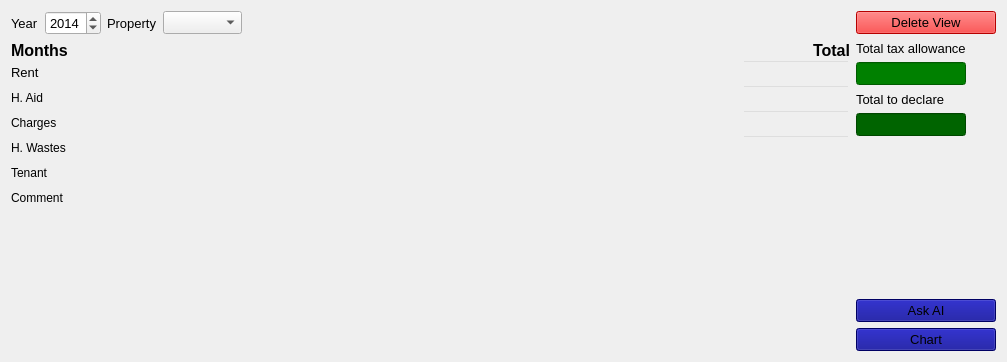
<?xml version="1.0" encoding="UTF-8"?>
<ui version="4.0">
 <class>W_Rent_View</class>
 <widget class="QWidget" name="W_Rent_View">
  <property name="geometry">
   <rect>
    <x>0</x>
    <y>0</y>
    <width>1007</width>
    <height>362</height>
   </rect>
  </property>
  <property name="sizePolicy">
   <sizepolicy hsizetype="Preferred" vsizetype="Preferred">
    <horstretch>0</horstretch>
    <verstretch>0</verstretch>
   </sizepolicy>
  </property>
  <property name="windowTitle">
   <string>Form</string>
  </property>
  <property name="autoFillBackground">
   <bool>true</bool>
  </property>
  <property name="styleSheet">
   <string notr="true"/>
  </property>
  <layout class="QGridLayout" name="gridLayout">
   <item row="7" column="5" colspan="2">
    <widget class="QPushButton" name="b_graph_mode">
     <property name="font">
      <font>
       <pointsize>10</pointsize>
      </font>
     </property>
     <property name="styleSheet">
      <string notr="true">background-color: darkblue</string>
     </property>
     <property name="text">
      <string>Chart</string>
     </property>
     <property name="icon">
      <iconset resource="../resources/icons.qrc">
       <normaloff>:/assets/report.svg</normaloff>:/assets/report.svg</iconset>
     </property>
    </widget>
   </item>
   <item row="0" column="3">
    <widget class="QComboBox" name="cb_property">
     <property name="sizePolicy">
      <sizepolicy hsizetype="Maximum" vsizetype="Fixed">
       <horstretch>0</horstretch>
       <verstretch>0</verstretch>
      </sizepolicy>
     </property>
     <property name="font">
      <font>
       <pointsize>10</pointsize>
      </font>
     </property>
    </widget>
   </item>
   <item row="2" column="6">
    <widget class="QLabel" name="label_8">
     <property name="minimumSize">
      <size>
       <width>24</width>
       <height>24</height>
      </size>
     </property>
     <property name="maximumSize">
      <size>
       <width>24</width>
       <height>24</height>
      </size>
     </property>
     <property name="text">
      <string/>
     </property>
     <property name="pixmap">
      <pixmap resource="../resources/icons.qrc">:/assets/budget.svg</pixmap>
     </property>
     <property name="scaledContents">
      <bool>true</bool>
     </property>
    </widget>
   </item>
   <item row="5" column="5">
    <spacer name="verticalSpacer">
     <property name="orientation">
      <enum>Qt::Orientation::Vertical</enum>
     </property>
     <property name="sizeHint" stdset="0">
      <size>
       <width>20</width>
       <height>40</height>
      </size>
     </property>
    </spacer>
   </item>
   <item row="4" column="6">
    <widget class="QLabel" name="label_7">
     <property name="minimumSize">
      <size>
       <width>24</width>
       <height>24</height>
      </size>
     </property>
     <property name="maximumSize">
      <size>
       <width>24</width>
       <height>24</height>
      </size>
     </property>
     <property name="text">
      <string/>
     </property>
     <property name="pixmap">
      <pixmap resource="../resources/icons.qrc">:/assets/budget.svg</pixmap>
     </property>
     <property name="scaledContents">
      <bool>true</bool>
     </property>
    </widget>
   </item>
   <item row="3" column="5">
    <widget class="QLabel" name="label_5">
     <property name="font">
      <font>
       <pointsize>10</pointsize>
      </font>
     </property>
     <property name="text">
      <string>Total to declare</string>
     </property>
    </widget>
   </item>
   <item row="0" column="5" colspan="2">
    <widget class="QPushButton" name="b_destroy">
     <property name="font">
      <font>
       <pointsize>10</pointsize>
      </font>
     </property>
     <property name="layoutDirection">
      <enum>Qt::LayoutDirection::LeftToRight</enum>
     </property>
     <property name="autoFillBackground">
      <bool>false</bool>
     </property>
     <property name="styleSheet">
      <string notr="true">background-color: red</string>
     </property>
     <property name="text">
      <string>Delete View</string>
     </property>
     <property name="icon">
      <iconset resource="../resources/icons.qrc">
       <normaloff>:/assets/vcs-removed.svg</normaloff>:/assets/vcs-removed.svg</iconset>
     </property>
    </widget>
   </item>
   <item row="4" column="5">
    <widget class="QLineEdit" name="le_declaration">
     <property name="sizePolicy">
      <sizepolicy hsizetype="Ignored" vsizetype="Fixed">
       <horstretch>0</horstretch>
       <verstretch>0</verstretch>
      </sizepolicy>
     </property>
     <property name="font">
      <font>
       <pointsize>10</pointsize>
      </font>
     </property>
     <property name="styleSheet">
      <string notr="true">background-color: darkgreen</string>
     </property>
     <property name="alignment">
      <set>Qt::AlignmentFlag::AlignRight|Qt::AlignmentFlag::AlignTrailing|Qt::AlignmentFlag::AlignVCenter</set>
     </property>
     <property name="readOnly">
      <bool>true</bool>
     </property>
    </widget>
   </item>
   <item row="0" column="1">
    <widget class="QDateTimeEdit" name="sb_year">
     <property name="sizePolicy">
      <sizepolicy hsizetype="Maximum" vsizetype="Fixed">
       <horstretch>0</horstretch>
       <verstretch>0</verstretch>
      </sizepolicy>
     </property>
     <property name="font">
      <font>
       <pointsize>10</pointsize>
      </font>
     </property>
     <property name="date">
      <date>
       <year>2014</year>
       <month>1</month>
       <day>1</day>
      </date>
     </property>
     <property name="maximumDate">
      <date>
       <year>3000</year>
       <month>1</month>
       <day>1</day>
      </date>
     </property>
     <property name="minimumDate">
      <date>
       <year>1970</year>
       <month>1</month>
       <day>1</day>
      </date>
     </property>
     <property name="currentSection">
      <enum>QDateTimeEdit::Section::YearSection</enum>
     </property>
     <property name="displayFormat">
      <string>yyyy</string>
     </property>
     <property name="calendarPopup">
      <bool>false</bool>
     </property>
    </widget>
   </item>
   <item row="2" column="5">
    <widget class="QLineEdit" name="le_abattement">
     <property name="sizePolicy">
      <sizepolicy hsizetype="Ignored" vsizetype="Fixed">
       <horstretch>0</horstretch>
       <verstretch>0</verstretch>
      </sizepolicy>
     </property>
     <property name="font">
      <font>
       <pointsize>10</pointsize>
      </font>
     </property>
     <property name="layoutDirection">
      <enum>Qt::LayoutDirection::LeftToRight</enum>
     </property>
     <property name="styleSheet">
      <string notr="true">background-color: green</string>
     </property>
     <property name="alignment">
      <set>Qt::AlignmentFlag::AlignRight|Qt::AlignmentFlag::AlignTrailing|Qt::AlignmentFlag::AlignVCenter</set>
     </property>
     <property name="readOnly">
      <bool>true</bool>
     </property>
    </widget>
   </item>
   <item row="1" column="0" rowspan="7" colspan="5">
    <layout class="QHBoxLayout" name="horizontalLayout">
     <property name="spacing">
      <number>0</number>
     </property>
     <item>
      <widget class="QStackedWidget" name="sw_view">
       <property name="styleSheet">
        <string notr="true">background-color: transparent;</string>
       </property>
       <property name="frameShape">
        <enum>QFrame::Shape::NoFrame</enum>
       </property>
       <property name="frameShadow">
        <enum>QFrame::Shadow::Raised</enum>
       </property>
       <property name="currentIndex">
        <number>0</number>
       </property>
       <widget class="QWidget" name="table">
        <layout class="QGridLayout" name="gridLayout_2">
         <property name="leftMargin">
          <number>0</number>
         </property>
         <property name="topMargin">
          <number>0</number>
         </property>
         <property name="rightMargin">
          <number>0</number>
         </property>
         <property name="bottomMargin">
          <number>0</number>
         </property>
         <item row="0" column="0">
          <layout class="QGridLayout" name="gridLayout_3">
           <property name="spacing">
            <number>0</number>
           </property>
           <item row="0" column="2" rowspan="2">
            <layout class="QVBoxLayout" name="verticalLayout_2">
             <property name="spacing">
              <number>0</number>
             </property>
             <item>
              <widget class="QLabel" name="label_14">
               <property name="font">
                <font>
                 <pointsize>12</pointsize>
                 <bold>true</bold>
                </font>
               </property>
               <property name="text">
                <string>Total</string>
               </property>
               <property name="alignment">
                <set>Qt::AlignmentFlag::AlignRight|Qt::AlignmentFlag::AlignTrailing|Qt::AlignmentFlag::AlignVCenter</set>
               </property>
              </widget>
             </item>
             <item>
              <widget class="QLineEdit" name="le_tot_rent">
               <property name="sizePolicy">
                <sizepolicy hsizetype="Maximum" vsizetype="Fixed">
                 <horstretch>0</horstretch>
                 <verstretch>0</verstretch>
                </sizepolicy>
               </property>
               <property name="minimumSize">
                <size>
                 <width>0</width>
                 <height>25</height>
                </size>
               </property>
               <property name="readOnly">
                <bool>true</bool>
               </property>
              </widget>
             </item>
             <item>
              <widget class="QLineEdit" name="le_tot_aid">
               <property name="sizePolicy">
                <sizepolicy hsizetype="Maximum" vsizetype="Fixed">
                 <horstretch>0</horstretch>
                 <verstretch>0</verstretch>
                </sizepolicy>
               </property>
               <property name="minimumSize">
                <size>
                 <width>0</width>
                 <height>25</height>
                </size>
               </property>
               <property name="readOnly">
                <bool>true</bool>
               </property>
              </widget>
             </item>
             <item>
              <widget class="QLineEdit" name="le_tot_charges">
               <property name="sizePolicy">
                <sizepolicy hsizetype="Maximum" vsizetype="Fixed">
                 <horstretch>0</horstretch>
                 <verstretch>0</verstretch>
                </sizepolicy>
               </property>
               <property name="minimumSize">
                <size>
                 <width>0</width>
                 <height>25</height>
                </size>
               </property>
               <property name="readOnly">
                <bool>true</bool>
               </property>
              </widget>
             </item>
             <item>
              <widget class="QLineEdit" name="le_tot_wastes">
               <property name="sizePolicy">
                <sizepolicy hsizetype="Maximum" vsizetype="Fixed">
                 <horstretch>0</horstretch>
                 <verstretch>0</verstretch>
                </sizepolicy>
               </property>
               <property name="minimumSize">
                <size>
                 <width>0</width>
                 <height>25</height>
                </size>
               </property>
               <property name="readOnly">
                <bool>true</bool>
               </property>
              </widget>
             </item>
             <item>
              <spacer name="verticalSpacer_3">
               <property name="orientation">
                <enum>Qt::Orientation::Vertical</enum>
               </property>
               <property name="sizeHint" stdset="0">
                <size>
                 <width>0</width>
                 <height>0</height>
                </size>
               </property>
              </spacer>
             </item>
            </layout>
           </item>
           <item row="0" column="0" rowspan="2">
            <layout class="QVBoxLayout" name="verticalLayout">
             <property name="spacing">
              <number>0</number>
             </property>
             <item>
              <widget class="QLabel" name="label_4">
               <property name="sizePolicy">
                <sizepolicy hsizetype="Preferred" vsizetype="Preferred">
                 <horstretch>0</horstretch>
                 <verstretch>0</verstretch>
                </sizepolicy>
               </property>
               <property name="font">
                <font>
                 <pointsize>12</pointsize>
                 <bold>true</bold>
                </font>
               </property>
               <property name="text">
                <string>Months</string>
               </property>
              </widget>
             </item>
             <item>
              <widget class="QLabel" name="label_6">
               <property name="sizePolicy">
                <sizepolicy hsizetype="Maximum" vsizetype="Maximum">
                 <horstretch>0</horstretch>
                 <verstretch>0</verstretch>
                </sizepolicy>
               </property>
               <property name="minimumSize">
                <size>
                 <width>0</width>
                 <height>25</height>
                </size>
               </property>
               <property name="font">
                <font>
                 <pointsize>10</pointsize>
                </font>
               </property>
               <property name="text">
                <string>Rent</string>
               </property>
              </widget>
             </item>
             <item>
              <widget class="QLabel" name="label_9">
               <property name="sizePolicy">
                <sizepolicy hsizetype="Maximum" vsizetype="Maximum">
                 <horstretch>0</horstretch>
                 <verstretch>0</verstretch>
                </sizepolicy>
               </property>
               <property name="minimumSize">
                <size>
                 <width>0</width>
                 <height>25</height>
                </size>
               </property>
               <property name="text">
                <string>H. Aid</string>
               </property>
              </widget>
             </item>
             <item>
              <widget class="QLabel" name="label_10">
               <property name="sizePolicy">
                <sizepolicy hsizetype="Maximum" vsizetype="Maximum">
                 <horstretch>0</horstretch>
                 <verstretch>0</verstretch>
                </sizepolicy>
               </property>
               <property name="minimumSize">
                <size>
                 <width>0</width>
                 <height>25</height>
                </size>
               </property>
               <property name="text">
                <string>Charges</string>
               </property>
              </widget>
             </item>
             <item>
              <widget class="QLabel" name="label_11">
               <property name="sizePolicy">
                <sizepolicy hsizetype="Maximum" vsizetype="Maximum">
                 <horstretch>0</horstretch>
                 <verstretch>0</verstretch>
                </sizepolicy>
               </property>
               <property name="minimumSize">
                <size>
                 <width>0</width>
                 <height>25</height>
                </size>
               </property>
               <property name="text">
                <string>H. Wastes</string>
               </property>
              </widget>
             </item>
             <item>
              <widget class="QLabel" name="label_12">
               <property name="sizePolicy">
                <sizepolicy hsizetype="Maximum" vsizetype="Maximum">
                 <horstretch>0</horstretch>
                 <verstretch>0</verstretch>
                </sizepolicy>
               </property>
               <property name="minimumSize">
                <size>
                 <width>0</width>
                 <height>25</height>
                </size>
               </property>
               <property name="text">
                <string>Tenant</string>
               </property>
              </widget>
             </item>
             <item>
              <widget class="QLabel" name="label_13">
               <property name="sizePolicy">
                <sizepolicy hsizetype="Maximum" vsizetype="Maximum">
                 <horstretch>0</horstretch>
                 <verstretch>0</verstretch>
                </sizepolicy>
               </property>
               <property name="minimumSize">
                <size>
                 <width>0</width>
                 <height>25</height>
                </size>
               </property>
               <property name="text">
                <string>Comment</string>
               </property>
              </widget>
             </item>
             <item>
              <spacer name="verticalSpacer_2">
               <property name="orientation">
                <enum>Qt::Orientation::Vertical</enum>
               </property>
               <property name="sizeType">
                <enum>QSizePolicy::Policy::Expanding</enum>
               </property>
               <property name="sizeHint" stdset="0">
                <size>
                 <width>0</width>
                 <height>0</height>
                </size>
               </property>
              </spacer>
             </item>
            </layout>
           </item>
           <item row="1" column="1">
            <spacer name="horizontalSpacer_2">
             <property name="orientation">
              <enum>Qt::Orientation::Horizontal</enum>
             </property>
             <property name="sizeHint" stdset="0">
              <size>
               <width>0</width>
               <height>0</height>
              </size>
             </property>
            </spacer>
           </item>
           <item row="0" column="1">
            <layout class="QHBoxLayout" name="l_rents">
             <property name="spacing">
              <number>0</number>
             </property>
             <property name="topMargin">
              <number>0</number>
             </property>
            </layout>
           </item>
          </layout>
         </item>
        </layout>
       </widget>
       <widget class="QWidget" name="graph">
        <layout class="QGridLayout" name="gridLayout_5">
         <property name="leftMargin">
          <number>0</number>
         </property>
         <property name="topMargin">
          <number>0</number>
         </property>
         <property name="rightMargin">
          <number>0</number>
         </property>
         <property name="bottomMargin">
          <number>0</number>
         </property>
         <item row="0" column="0">
          <layout class="QGridLayout" name="l_chart">
           <property name="spacing">
            <number>6</number>
           </property>
          </layout>
         </item>
        </layout>
       </widget>
      </widget>
     </item>
    </layout>
   </item>
   <item row="1" column="5">
    <widget class="QLabel" name="label_3">
     <property name="font">
      <font>
       <pointsize>10</pointsize>
      </font>
     </property>
     <property name="text">
      <string>Total tax allowance</string>
     </property>
    </widget>
   </item>
   <item row="6" column="5" colspan="2">
    <widget class="QPushButton" name="b_ask_ia">
     <property name="font">
      <font>
       <pointsize>10</pointsize>
      </font>
     </property>
     <property name="styleSheet">
      <string notr="true">background-color: darkblue</string>
     </property>
     <property name="text">
      <string>Ask AI</string>
     </property>
     <property name="icon">
      <iconset resource="../resources/icons.qrc">
       <normaloff>:/assets/mx-alerts.svg</normaloff>:/assets/mx-alerts.svg</iconset>
     </property>
    </widget>
   </item>
   <item row="0" column="2">
    <widget class="QLabel" name="label_2">
     <property name="sizePolicy">
      <sizepolicy hsizetype="Maximum" vsizetype="Preferred">
       <horstretch>0</horstretch>
       <verstretch>0</verstretch>
      </sizepolicy>
     </property>
     <property name="font">
      <font>
       <pointsize>10</pointsize>
      </font>
     </property>
     <property name="text">
      <string>Property</string>
     </property>
    </widget>
   </item>
   <item row="0" column="4">
    <spacer name="horizontalSpacer">
     <property name="orientation">
      <enum>Qt::Orientation::Horizontal</enum>
     </property>
     <property name="sizeHint" stdset="0">
      <size>
       <width>40</width>
       <height>20</height>
      </size>
     </property>
    </spacer>
   </item>
   <item row="0" column="0">
    <widget class="QLabel" name="label">
     <property name="sizePolicy">
      <sizepolicy hsizetype="Maximum" vsizetype="Preferred">
       <horstretch>0</horstretch>
       <verstretch>0</verstretch>
      </sizepolicy>
     </property>
     <property name="font">
      <font>
       <pointsize>10</pointsize>
      </font>
     </property>
     <property name="text">
      <string>Year</string>
     </property>
    </widget>
   </item>
  </layout>
 </widget>
 <resources>
  <include location="../resources/icons.qrc"/>
 </resources>
 <connections/>
</ui>
